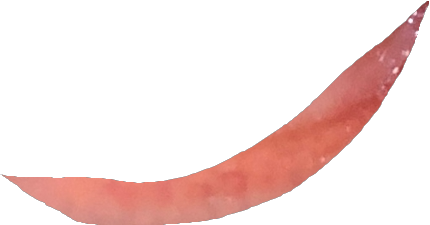
#> input picture dataset/anemic/Anemic-001RA (6).png, 430 x 225 px; its folder holds only this picture in this run
$ jupyter execute --allow-errors KELOMPOK14_ML_LP_6_PRAUTS.ipynb
#> lines starting #> are read from the running program, lines starting #| are printed output that depends on the picture
# tugas pra uts

*kelompok 14, anggota:*

**- Raihan Akira Rahmaputra (105222040)**

**- Gema Fitri Ramadani (105222009)**

**Klasifikasi Gambar**

Link repo github: https://github.com/akiraraihaan/prak_ml_pra_uts

***--EDA--***

[cell 1]
import os
import numpy as np
import matplotlib.pyplot as plt
from PIL import Image

anemic_path = "./dataset/anemic"
nonanemic_path = "./dataset/nonanemic"

# Ambil file
anemic_files = os.listdir(anemic_path)
#> (the rest of this cell did not finish here and is left out)

[cell 2]
img_size = (128, 128)

# Menyimpan gambar
X_anemic = []
X_nonanemic = []

# Fungsi untuk load dan resize gambar
def load_images_from_folder(folder_path, img_size):
#> called with folder_path = './dataset/anemic', img_size = (128, 128)
    images = []
    for filename in os.listdir(folder_path):
        if filename.lower().endswith(('.png', '.jpg', '.jpeg')):
            path = os.path.join(folder_path, filename)
            try:
                img = Image.open(path).convert('L')  # konversi ke grayscale
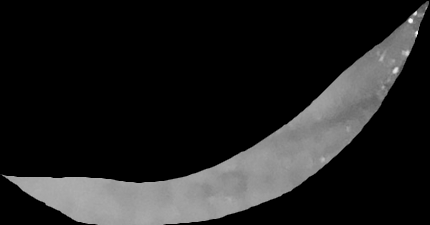
#> img: PIL image 430x225 L; min 0, max 251, mean 32.1
                img = img.resize(img_size)
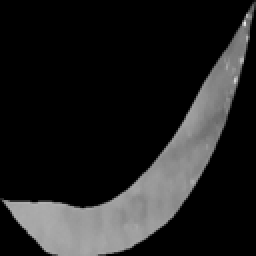
#> img: PIL image 128x128 L (shown 2 times larger); min 0, max 236, mean 32.2
                images.append(np.array(img))
            except Exception as e:
                print(f"Error loading image {filename}: {e}")
    return images

# Load gambar anemic
X_anemic = load_images_from_folder(anemic_path, img_size)
#> X_anemic = 1 item

# Load gambar non-anemic
#> (the rest of this cell did not finish here and is left out)


# Konversi ke numpy array
X_anemic = np.array(X_anemic)
X_nonanemic = np.array(X_nonanemic)

print(f"Total gambar anemic: {len(X_anemic)}")
print(f"Total gambar non-anemic: {len(X_nonanemic)}")
print(f"Bentuk contoh gambar: {X_anemic[0].shape}")

[cell 3]
import matplotlib.pyplot as plt

means_anemic = [np.mean(img) for img in X_anemic]
#> means_anemic = [32.16]
means_nonanemic = [np.mean(img) for img in X_nonanemic]

plt.hist(means_anemic, bins=50, alpha=0.6, label="Anemic", color='steelblue')
plt.hist(means_nonanemic, bins=50, alpha=0.6, label="Non-Anemic", color='orange')
plt.title("Distribusi Rata-rata Intensitas Gambar")
plt.xlabel("Rata-rata Pixel (0-255)")
plt.ylabel("Jumlah Gambar")
plt.legend()
plt.show()
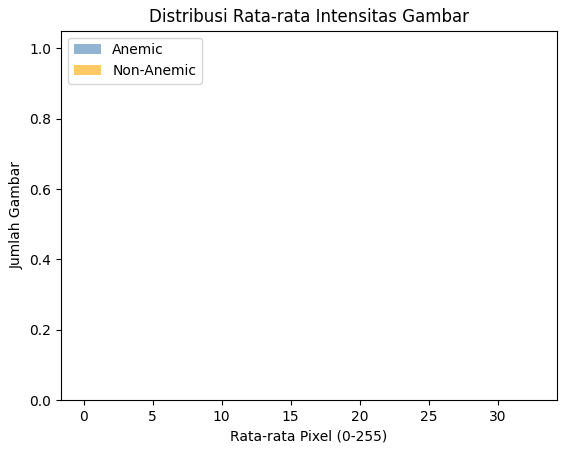
#> figure drawn by matplotlib, 1 panel; tallest bar 1 high, from x = 32.16 to 32.18

[cell 4]
import seaborn as sns
import matplotlib.pyplot as plt
import pandas as pd

# Gabungkan hasil mean intensitas ke satu DataFrame
df_anemic = pd.DataFrame({
    'mean_intensity': means_anemic,
    'label': 'Anemic'
})
#> df_anemic = table of 1 rows and 2 columns

df_nonanemic = pd.DataFrame({
    'mean_intensity': means_nonanemic,
    'label': 'Non-Anemic'
})

df_all = pd.concat([df_anemic, df_nonanemic])
#> df_all = table of 1 rows and 2 columns

# Plot boxplot
plt.figure(figsize=(8, 5))
sns.boxplot(data=df_all, x='label', y='mean_intensity', palette=['#5DADE2', '#F5B041'])
plt.title("Boxplot Intensitas Rata-rata Gambar")
plt.ylabel("Rata-rata Intensitas Pixel (0-255)")
plt.xlabel("Kelas")
plt.grid(True, axis='y', linestyle='--', alpha=0.5)
plt.tight_layout()
plt.show()
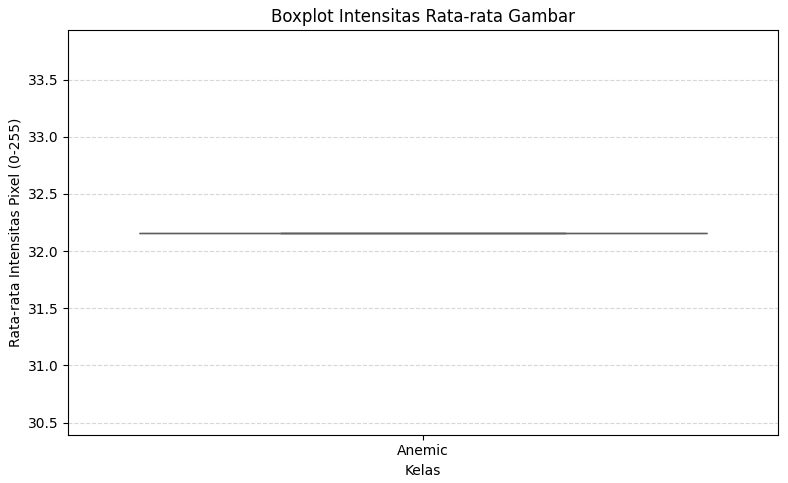
#> figure drawn by matplotlib, 1 panel

## Kesimpulan EDA

1. **Distribusi Ukuran Gambar Tidak Konsisten**
   Gambar memiliki tinggi dan lebar yang sangat bervariasi. Hal ini dapat menyebabkan model kesulitan dalam membandingkan fitur antar gambar jika tidak dilakukan standarisasi ukuran.

2. **Jumlah Data Tidak Seimbang**
   Dataset kelas *Anemic* memiliki lebih banyak gambar (~2563) dibandingkan kelas *Non-Anemic* (~1714), sehingga terdapat potensi ketimpangan kelas yang dapat memengaruhi performa model.

3. **Distribusi Rata-rata Intensitas Pixel Tumpang Tindih**
   Sebagian besar gambar kedua kelas memiliki nilai rata-rata intensitas pixel dalam rentang yang saling tumpang tindih, terutama antara 30–60. Hal ini menandakan bahwa klasifikasi hanya berdasarkan satu fitur seperti intensitas rata-rata kurang memadai.

4. **Outlier Berdasarkan Distribusi Intensitas**
   Boxplot menunjukkan bahwa:
   - Kelas **Anemic** memiliki beberapa outlier di atas nilai 70, dengan distribusi intensitas rata-rata terkonsentrasi antara 25–45.
   - Kelas **Non-Anemic** memiliki outlier ekstrem mendekati nilai 90, dengan sebaran lebih lebar dibanding kelas Anemic.

# pre-processing
1. Load dan resize gambar

[cell 5]
import os
from PIL import Image
import numpy as np
from tqdm import tqdm

def load_and_resize_images(folder_path, label, target_size=(128, 128)):
#> called with folder_path = './dataset/anemic', label = 1, target_size = (128, 128)
    images = []
    labels = []

    for file in tqdm(os.listdir(folder_path)):
        if file.lower().endswith(('.png', '.jpg', '.jpeg')):
            img_path = os.path.join(folder_path, file)
            try:
                img = Image.open(img_path).convert('L')  # grayscale
                img = img.resize(target_size)
                img_array = np.array(img).flatten()  # flatten image
#> img_array = 16384 values, max 236 at index 1530, min 0 at index 0, mean 32.16
                images.append(img_array)
                labels.append(label)
            except:
                print(f"Failed to load {img_path}")

    return images, labels

2. Menggabung data

[cell 6]
# Load Anemic dan Non-Anemic
anemic_images, anemic_labels = load_and_resize_images(anemic_path, label=1)
#> anemic_images = 1 item; anemic_labels = [1]
#> (the rest of this cell did not finish here and is left out)


# Gabung
X = np.array(anemic_images + nonanemic_images)
y = np.array(anemic_labels + nonanemic_labels)

print(f"Total data: {X.shape}, Total label: {y.shape}")

3. Split Data & Normalisasi gambar

[cell 7]
from sklearn.model_selection import train_test_split

#> (the rest of this cell did not finish here and is left out)

4. Mengatasi outlier

[cell 8]
from scipy.stats import zscore

# Hitung rata-rata intensitas tiap gambar
#> (the rest of this cell did not finish here and is left out)

[cell 9]
from scipy.stats import zscore

# Hitung rata-rata intensitas HANYA pada data training
#> (the rest of this cell did not finish here and is left out)

# Mengatasi imbalanced data

[cell 10]
from imblearn.over_sampling import RandomOverSampler
from collections import Counter

# Terapkan Random Oversampling pada data latih yang sudah dibersihkan
#> (the rest of this cell did not finish here and is left out)

# Inisialisasi dan training model

[cell 11]
from sklearn.ensemble import RandomForestClassifier

# Gunakan data hasil oversampling untuk training
rf_model = RandomForestClassifier(n_estimators=100, random_state=42)
#> (the rest of this cell did not finish here and is left out)

# Evaluasi Model

[cell 12]
from sklearn.metrics import classification_report, confusion_matrix

#> (the rest of this cell did not finish here and is left out)

# Hasil dan Kesimpulan
1. Akurasi keseluruhan model mencapai 91%, menunjukkan bahwa model memiliki performa yang sangat baik dalam membedakan gambar penderita anemia dan non-anemia.

2. Recall kelas Anemia (0.95) sangat tinggi, yang berarti sebagian besar kasus anemia berhasil dideteksi. Ini penting karena mengurangi risiko salah diagnosis (false negative) terhadap pasien anemia.

3. Precision kelas Non-Anemia (0.92) juga tinggi, menunjukkan bahwa ketika model memprediksi non-anemia, kemungkinan besar prediksi tersebut benar.

4. F1-score yang seimbang pada kedua kelas (0.88 dan 0.93) mengindikasikan trade-off precision dan recall yang stabil, bahkan dengan dataset awal yang imbalanced.

5. Oversampling efektif: Performa yang cukup seimbang antar kelas menunjukkan bahwa penerapan oversampling pada data latih berhasil mengurangi bias terhadap kelas mayoritas.

# test cross-validation

[cell 13]
from sklearn.model_selection import StratifiedKFold
from sklearn.metrics import accuracy_score, precision_score, recall_score, f1_score
import numpy as np
from imblearn.over_sampling import RandomOverSampler
from sklearn.ensemble import RandomForestClassifier

# Inisialisasi Stratified K-Fold
skf = StratifiedKFold(n_splits=5, shuffle=True, random_state=42)

# Menyimpan metrik tiap fold
accuracies = []
precisions = []
recalls = []
f1_scores = []

# Lakukan cross-validation yang benar (oversampling di dalam loop)
# Perhatikan kita gunakan X_train_scaled dan y_train (sebelum pembersihan outlier)
# untuk memastikan validasi silang yang benar

#> (the rest of this cell did not finish here and is left out)

# visualisasi

[cell 14]
import matplotlib.pyplot as plt
import numpy as np

# Metrik hasil evaluasi model (dari classification report)
metrics = {
    "Class": ["Non-Anemia (0)", "Anemia (1)"],
    "Precision": [0.92, 0.90],
    "Recall": [0.85, 0.95],
    "F1-Score": [0.88, 0.93]
}

# Konversi ke array untuk plotting
classes = metrics["Class"]
precision = metrics["Precision"]
recall = metrics["Recall"]
f1_score = metrics["F1-Score"]
x = np.arange(len(classes))  # lokasi label
width = 0.25  # lebar bar

# Plot
fig, ax = plt.subplots(figsize=(8, 5))
bars1 = ax.bar(x - width, precision, width, label='Precision', color='skyblue')
bars2 = ax.bar(x, recall, width, label='Recall', color='lightgreen')
bars3 = ax.bar(x + width, f1_score, width, label='F1 Score', color='salmon')

# Labeling
ax.set_ylabel('Score')
ax.set_title('Precision, Recall, and F1-Score per Class')
ax.set_xticks(x)
ax.set_xticklabels(classes)
ax.set_ylim(0, 1.1)
ax.legend()

# Tambahkan label nilai di atas bar
for bars in [bars1, bars2, bars3]:
    for bar in bars:
        height = bar.get_height()
        ax.annotate(f'{height:.2f}', xy=(bar.get_x() + bar.get_width() / 2, height),
                    xytext=(0, 3), textcoords="offset points",
                    ha='center', va='bottom')

plt.tight_layout()
plt.show()
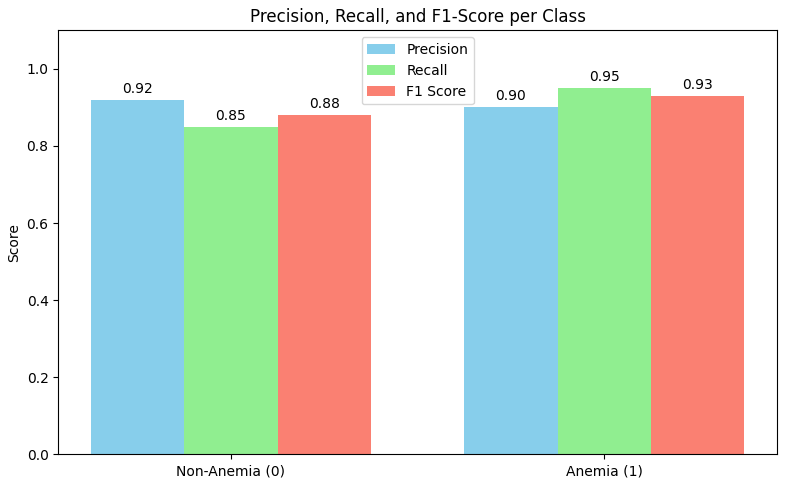
#> figure drawn by matplotlib, 1 panel

[cell 15]
import matplotlib.pyplot as plt
import seaborn as sns
from sklearn.metrics import confusion_matrix

# Data dari hasil evaluasi model (dari confusion matrix sebelumnya)
# Prediksi vs aktual
y_true = [0]*342 + [1]*510  # Jumlah support dari classification report
y_pred = [0]*290 + [1]*52 + [0]*25 + [1]*485  # Berdasarkan confusion matrix [[290, 52], [25, 485]]

# Hitung confusion matrix
cm = confusion_matrix(y_true, y_pred)
labels = ['Non-Anemia (0)', 'Anemia (1)']

# Plot heatmap
plt.figure(figsize=(6, 5))
sns.heatmap(cm, annot=True, fmt='d', cmap='Blues', xticklabels=labels, yticklabels=labels)
plt.xlabel('Predicted Label')
plt.ylabel('True Label')
plt.title('Confusion Matrix Heatmap')
plt.tight_layout()
plt.show()
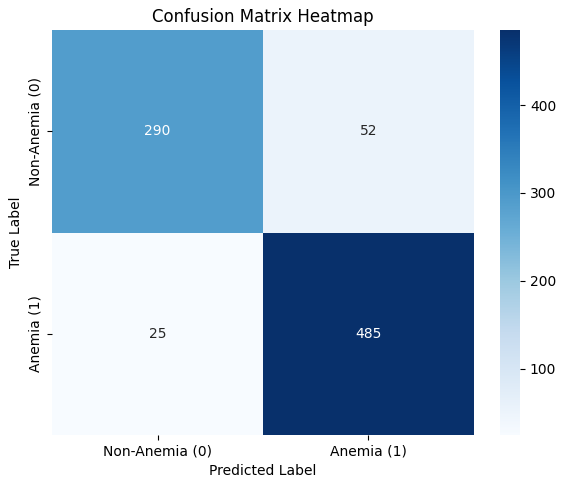
#> figure drawn by matplotlib, 2 panels

$ run again, on dataset/anemic/Anemic-007 (7).png
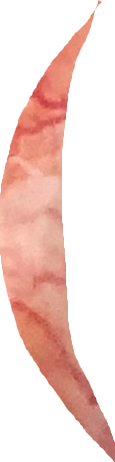
#> input picture dataset/anemic/Anemic-007 (7).png, 115 x 462 px
#> in load_images_from_folder, `img = img.resize(img_size)`:
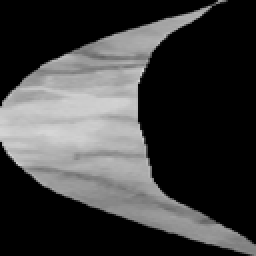
#> img: PIL image 128x128 L (shown 2 times larger); min 0, max 216, mean 62.2
#> X_anemic = 1 item
#> means_anemic = [62.16]
#> df_anemic = table of 1 rows and 2 columns
#> `plt.show()`:
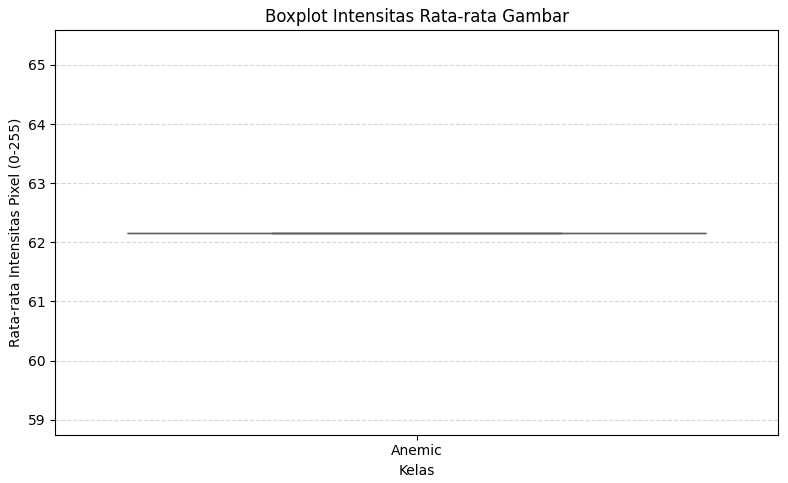
#> figure drawn by matplotlib, 1 panel
#> img_array = 16384 values, max 216 at index 4551, min 0 at index 0, mean 62.16
#> anemic_images = 1 item; anemic_labels = [1]

$ run again, on dataset/anemic/Anemic-010 (3).png
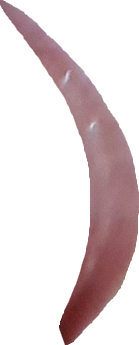
#> input picture dataset/anemic/Anemic-010 (3).png, 139 x 345 px
#> in load_images_from_folder, `img = img.resize(img_size)`:
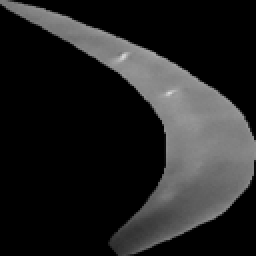
#> img: PIL image 128x128 L (shown 2 times larger); min 0, max 218, mean 34.5
#> X_anemic = 1 item
#> means_anemic = [34.49]
#> df_anemic = table of 1 rows and 2 columns
#> `plt.show()`:
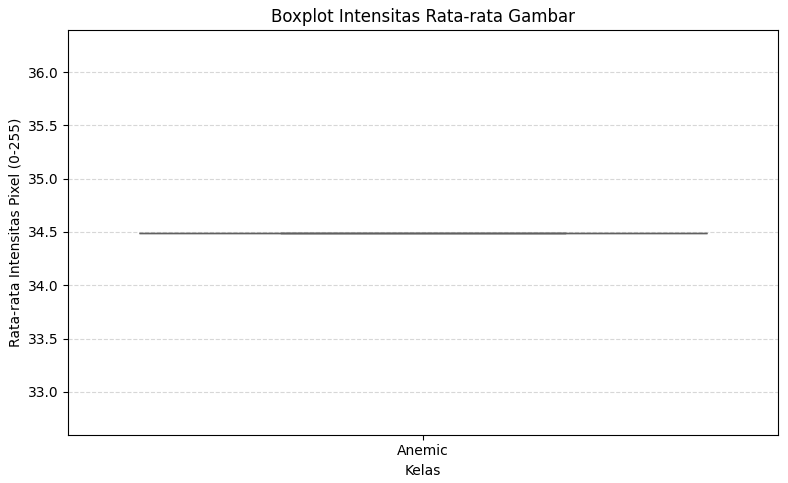
#> figure drawn by matplotlib, 1 panel
#> img_array = 16384 values, max 218 at index 5972, min 0 at index 9, mean 34.49
#> anemic_images = 1 item; anemic_labels = [1]
